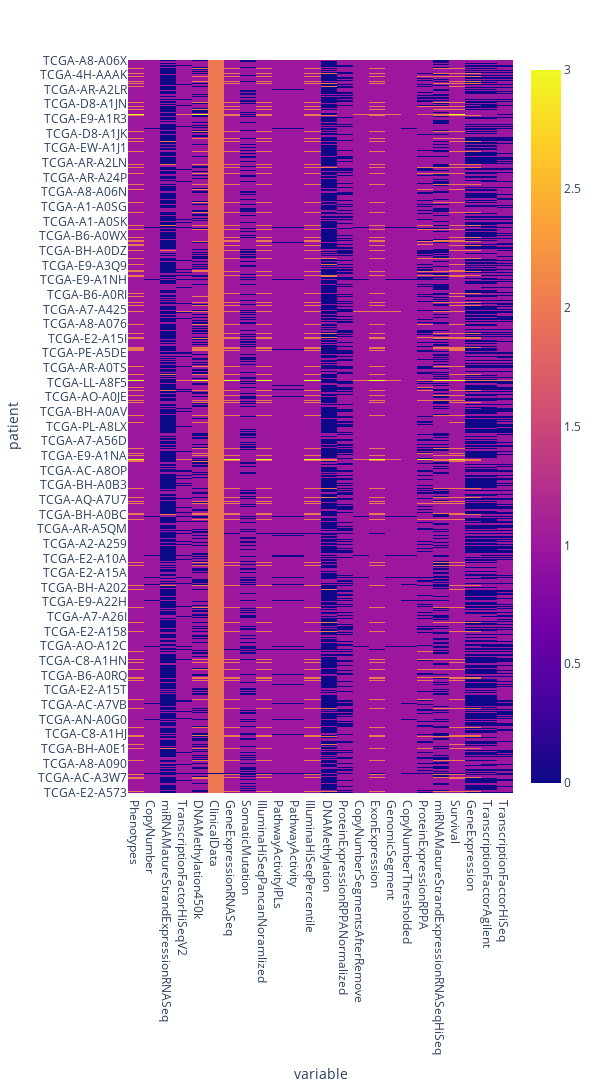

Write notebook code for a chart like this one.
### Code cell
px.imshow(arr.to_array().transpose(), width=600, height=3000)

### Figure 1 — Plotly figure (JSON) as saved in the notebook; plotly's stock layout.template omitted (floating-point values rounded to 4 significant figures; data arrays with more than 128 entries replaced by an {"elided": "..."} marker saying what was removed)
{"data": [{"coloraxis": "coloraxis", "hovertemplate": "variable: %{x}<br>patient: %{y}<br>color: %{z}<extra></extra>", "name": "0", "type": "heatmap", "x": ["Phenotypes", "CopyNumber", "miRNAMatureStrandExpressionRNASeq", "TranscriptionFactorHiSeqV2", "DNAMethylation450k", "ClinicalData", "GeneExpressionRNASeq", "SomaticMutation", "IlluminaHiSeqPancanNoramlized", "PathwayActivityIPLs", "PathwayActivity", "IlluminaHiSeqPercentile", "DNAMethylation", "ProteinExpressionRPPANormalized", "CopyNumberSegmentsAfterRemove", "ExonExpression", "GenomicSegment", "CopyNumberThresholded", "ProteinExpressionRPPA", "miRNAMatureStrandExpressionRNASeqHiSeq", "Survival", "GeneExpression", "TranscriptionFactorAgilent", "TranscriptionFactorHiSeq"], "xaxis": "x", "y": {"elided": "1101 str values"}, "yaxis": "y", "z": {"elided": "1101x24 int values"}}], "layout": {"coloraxis": {"colorscale": [[0, "#0d0887"], [0.1111, "#46039f"], [0.2222, "#7201a8"], [0.3333, "#9c179e"], [0.4444, "#bd3786"], [0.5556, "#d8576b"], [0.6667, "#ed7953"], [0.7778, "#fb9f3a"], [0.8889, "#fdca26"], [1, "#f0f921"]]}, "height": 3000, "margin": {"t": 60}, "width": 600, "xaxis": {"anchor": "y", "domain": [0, 1], "title": {"text": "variable"}}, "yaxis": {"anchor": "x", "autorange": "reversed", "domain": [0, 1], "title": {"text": "patient"}}}}
